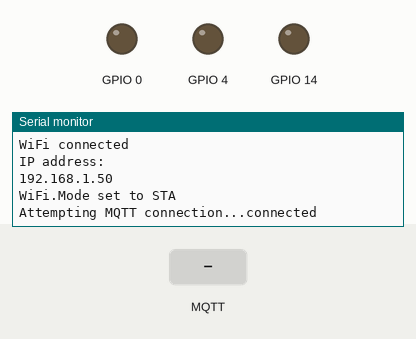
This sketch was run on a simulated ESP8266 (NodeMCU). Parts: output pins drawn as LEDs (lit = HIGH), the last lines printed to the serial monitor. Inputs (shaded band) come from the test bench. WiFi joins after 1.5 s; servers stay silent unless stated; no MQTT or app messages arrive unless stated.

Above: at 2.7 s.
2.8 s: MQTT message "D" arrives on the first subscribed topic
At 4.0 s:
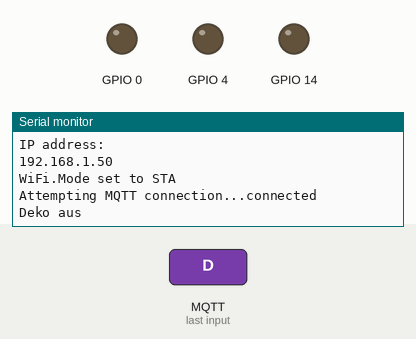
4.3 s: MQTT message "1" arrives on the first subscribed topic
At 5.1 s:
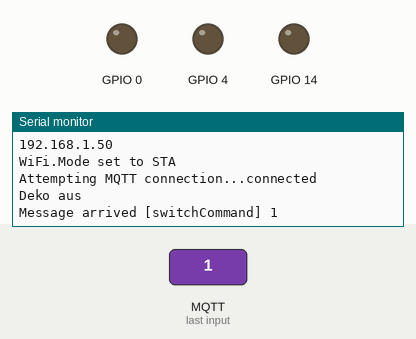
5.8 s: MQTT message "L" arrives on the first subscribed topic
At 6.3 s:
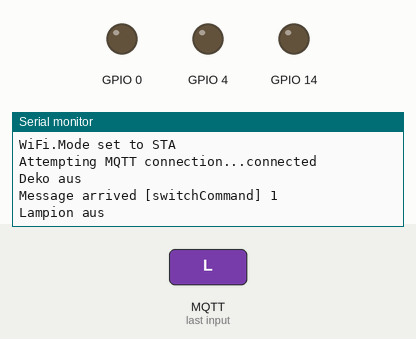

Measured:
- after the input at 2.8 s, the serial monitor: prints a new line at once (image 1)
- after the input at 4.3 s, the serial monitor: prints a new line at once (image 2)
- after the input at 5.8 s, the serial monitor: prints a new line at once (image 3)

The sketch:

MQTTArduino.ino
```cpp
#include <ESP8266WiFi.h>
#include <PubSubClient.h>
#include "userconfig.h"

WiFiClient espClient;
PubSubClient client(espClient);
long lastMsg = 0;
char msg[50];
int value = 0;

void setup() {
  // Initialize the BUILTIN_LED pin as an output while debugging

  Serial.begin(115200);
  setup_wifi();
  client.setServer(mqtt_server, 1883);
  client.setCallback(callback);
}

void setup_wifi() {
// lange Deco leiste
  pinMode(4, OUTPUT);
  //lampions
  pinMode(0, OUTPUT);
  //Vase
  pinMode(14, OUTPUT);

  delay(10);
  Serial.print("Connecting to ");
  Serial.println(ssid);
  WiFi.begin(ssid, password);

  while (WiFi.status() != WL_CONNECTED) {
    delay(500);
    Serial.print(".");
  }

  Serial.println("");
  Serial.println("WiFi connected");
  Serial.println("IP address: ");
  Serial.println(WiFi.localIP());
  WiFi.mode(WIFI_STA);
  Serial.println("WiFi.Mode set to STA");
}

void callback(char* topic, byte* payload, unsigned int length) {


  switch ((char)payload[0])
  {
    case 'D':
      if ((char)payload[1] == '1'){
        digitalWrite(4, HIGH);
        Serial.print("Deko an");
      }
      else {
        digitalWrite(4, LOW);
        Serial.print("Deko aus");
      }
      break;

    case 'L':
      if ((char)payload[1] == '1'){
        digitalWrite(0, HIGH);
        Serial.print("Lampion an");
      }
      else {
        digitalWrite(0, LOW);
        Serial.print("Lampion aus");
      }
      break;

    case 'V':
      if ((char)payload[1] == '1'){
        digitalWrite(14, HIGH);
        Serial.print("Vase an");
      }
      else {
        digitalWrite(14, LOW);
        Serial.print("Vase aus");
      }
      break;

    case 'A':
      if ((char)payload[1] == '1'){
        digitalWrite(0, HIGH);
        digitalWrite(4, HIGH);
        digitalWrite(14, HIGH);
        Serial.print("Alles an");
      }
      else {
        digitalWrite(0, LOW);
        digitalWrite(4, LOW);
        digitalWrite(14, LOW);
        Serial.print("Alles aus");
      }
      break;

    default:
      Serial.print("Message arrived [");
      Serial.print(topic);
      Serial.print("] ");
      for (int i = 0; i < length; i++) {
        Serial.print((char)payload[i]);
      }
      Serial.println();
      break;
  }
  Serial.println();
}

void reconnect() {
  // Loop until we're reconnected
  while (!client.connected()) {
    Serial.print("Attempting MQTT connection...");
    // Attempt to connect
    if (client.connect("ArduinoDeko", mqtt_user, mqtt_password)) {
      Serial.println("connected");
      client.publish("connectState", "connected");
      client.subscribe("switchCommand");
    } else {
      Serial.print("failed, rc=");
      Serial.print(client.state());
      Serial.println(" try again in 5 seconds");
      // Wait 5 seconds before retrying
      delay(5000);
    }
  }
}
void loop() {

  if (!client.connected()) {
    reconnect();
  }
  client.loop();
}
```

userconfig.h
```cpp
const char* ssid = "name";
const char* password = "password";
const char* mqtt_server = "ip";
const uint16_t mqtt_port = 1883;
const char* mqtt_user = "username";
const char* mqtt_password = "password";
```
